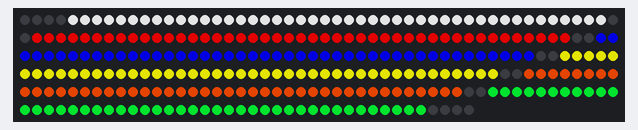
A sketch run on a simulated Arduino Uno, built with avr-gcc and run on an emulated ATmega328P. Shown: 288 RGB LEDs in strip order, left to right, continuing on the next row. Dim RGB values are drawn brighter than linear; random numbers use the default seed unless the sketch sets one.

Above: at 0.16 s.
At 5.03 s:
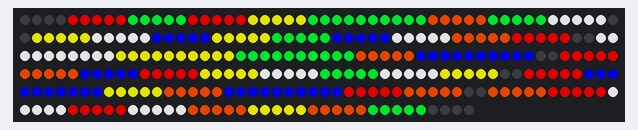
At 9.9 s:
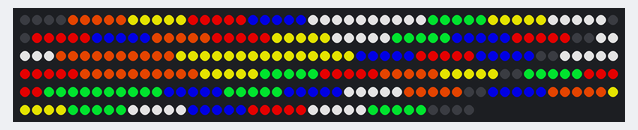
At 19.94 s:
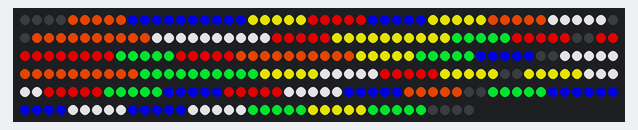
At 29.68 s:
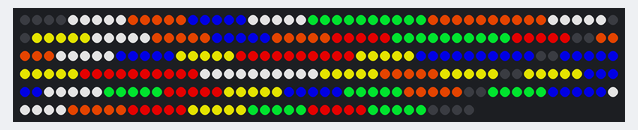
At 39.72 s:
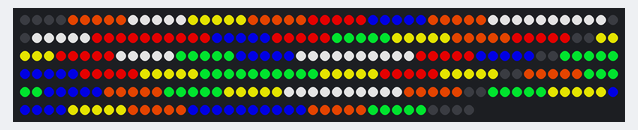

The sketch:

rubiks_cube_scramble.ino
```cpp
#include <Adafruit_NeoPixel.h>

//arduino output pin
#define PIN            2
//number of px in total in the strip
#define NUMPIXELS      288

#define OFFSET         4
#define PADDING        2
#define WIDTH          5

// you may need to modify the below if your strip is setup different to mine
Adafruit_NeoPixel pixels = Adafruit_NeoPixel(NUMPIXELS, PIN, NEO_GRB + NEO_KHZ800);

int c[54] = {
    0,0,0,0,0,0,0,0,0,
    1,1,1,1,1,1,1,1,1,
    2,2,2,2,2,2,2,2,2,
    3,3,3,3,3,3,3,3,3,
    4,4,4,4,4,4,4,4,4,
    5,5,5,5,5,5,5,5,5
};

uint32_t colors[6] = {
    0xaaaaaa, //w
    0xaa0000, //r
    0x0000aa, //b
    0xaaaa00, //y
    0xaa3300, //o
    0x00aa22 //g
};

int t = 0;

void f(int *c, int *c1) {
    c1[20] = c[36];
    c1[21] = c[37];
    c1[22] = c[38];

    c1[36] = c[51];
    c1[37] = c[52];
    c1[38] = c[45];

    c1[13] = c[20];
    c1[14] = c[21];
    c1[15] = c[22];

    c1[45] = c[15];
    c1[51] = c[13];
    c1[52] = c[14];

    rotateSide(c, c1, 0);
}
void b(int *c, int *c1) {
    c1[9] = c[47];
    c1[10] = c[48];
    c1[11] = c[49];
    c1[18] = c[11];
    c1[24] = c[9];
    c1[25] = c[10];
    c1[40] = c[24];
    c1[41] = c[25];
    c1[42] = c[18];
    c1[47] = c[40];
    c1[48] = c[41];
    c1[49] = c[42];
    rotateSide(c, c1, 27);
}
void u(int *c, int *c1) {
    c1[0] = c[45];
    c1[1] = c[46];
    c1[2] = c[47];
    c1[18] = c[0];
    c1[19] = c[1];
    c1[20] = c[2];
    c1[27] = c[18];
    c1[28] = c[19];
    c1[29] = c[20];
    c1[45] = c[27];
    c1[46] = c[28];
    c1[47] = c[29];
    rotateSide(c, c1, 9);
}
void d(int *c, int *c1) {
    c1[4] = c[22];
    c1[5] = c[23];
    c1[6] = c[24];
    c1[22] = c[31];
    c1[23] = c[32];
    c1[24] = c[33];
    c1[31] = c[49];
    c1[32] = c[50];
    c1[33] = c[51];
    c1[49] = c[4];
    c1[50] = c[5];
    c1[51] = c[6];
    rotateSide(c, c1, 36);
}
void l(int *c, int *c1) {
    c1[0] = c[9];
    c1[6] = c[15];
    c1[7] = c[16];
    c1[9] = c[31];
    c1[15] = c[29];
    c1[16] = c[30];
    c1[29] = c[42];
    c1[30] = c[43];
    c1[31] = c[36];
    c1[36] = c[0];
    c1[42] = c[6];
    c1[43] = c[7];
    rotateSide(c, c1, 18);
}
void r(int *c, int *c1) {
    c1[2] = c[38];
    c1[3] = c[39];
    c1[4] = c[40];
    c1[11] = c[2];
    c1[12] = c[3];
    c1[13] = c[4];
    c1[27] = c[13];
    c1[33] = c[11];
    c1[34] = c[12];
    c1[38] = c[33];
    c1[39] = c[34];
    c1[40] = c[27];
    rotateSide(c, c1, 45);
}
void fi(int *c, int *c1) {
    f(c1, c);
    f(c1, c);
    f(c1, c);
}
void li(int *c, int *c1) {
    l(c1, c);
    l(c1, c);
    l(c1, c);
}
void ri(int *c, int *c1) {
    r(c1, c);
    r(c1, c);
    r(c1, c);
}
void ui(int *c, int *c1) {
    u(c1, c);
    u(c1, c);
    u(c1, c);
}
void di(int *c, int *c1) {
    d(c1, c);
    d(c1, c);
    d(c1, c);
}
void bi(int *c, int *c1) {
    b(c1, c);
    b(c1, c);
    b(c1, c);
}

void rotateSide(int *c, int *c1, int o) {
  c[o] = c1[o + 6];
  c[o + 1] = c1[o + 7];
  c[o + 2] = c1[o];
  c[o + 3] = c1[o + 1];
  c[o + 4] = c1[o + 2];
  c[o + 5] = c1[o + 3];
  c[o + 6] = c1[o + 4];
  c[o + 7] = c1[o + 5];
}

void (*cubeFns[12])(int *c, int *c1);

void setup() {
  pixels.begin();
  cubeFns[0] = f;
  cubeFns[1] = r;
  cubeFns[2] = l;
  cubeFns[3] = u;
  cubeFns[4] = b;
  cubeFns[5] = d;
  cubeFns[6] = fi;
  cubeFns[7] = ri;
  cubeFns[8] = bi;
  cubeFns[9] = li;
  cubeFns[10] = di;
  cubeFns[11] = ui;
}

void loop() {
  //frame counter

  int c1[54] = {};
  memcpy(c1, c, sizeof(c));

  //could probably use function pointers here but i'm not good at c
  cubeFns[random(0,12)](c1, c);

  for (int i=0; i<6; i++) {
    for(int j=0;j<9;j++) {
      int colorIdx = c[i * 9 + j];
      for(int k=0;k<WIDTH;k++) {
        pixels.setPixelColor(OFFSET + (i * PADDING) + (i * 9 * WIDTH) + (j * WIDTH) + k, colors[colorIdx]);
      }
    }
  }

  pixels.show();

//  delay(30);
}
```
